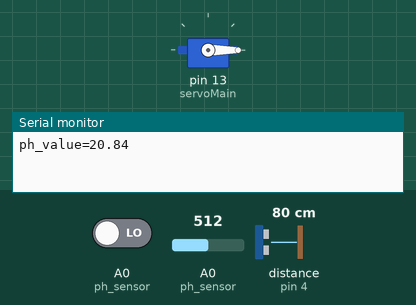
Simulated run of this sketch. Board: Arduino Uno, built with avr-gcc and run on an emulated ATmega328P. Shown: servo, the last lines printed to the serial monitor. Wiring (inferred from the names in the program): ultrasonic range finder: trigger pin 5; echo pin 4. The test bench sets the inputs (shaded band); at power-on: distance to the obstacle (sensor on pin 4) 80 cm, A0 (ph_sensor) LOW, A0 (ph_sensor) = 512. The echo pulse lasts 58.3 µs per cm.

Above: at 4.9 s.
5.0 s: distance to the obstacle (sensor on pin 4) set to 12 cm
9.3 s: distance to the obstacle (sensor on pin 4) set to 9 cm
At 11.4 s:
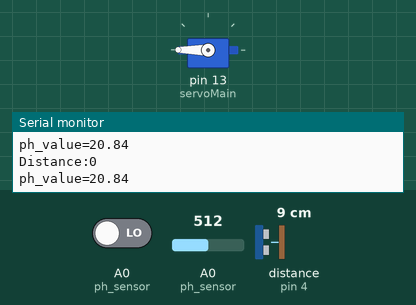
12.3 s: distance to the obstacle (sensor on pin 4) set to 18 cm
At 15.0 s:
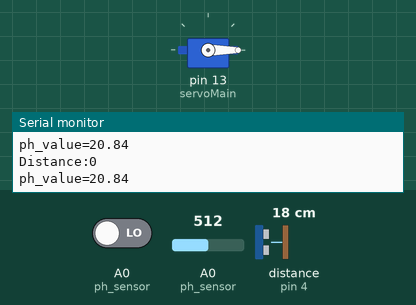
15.3 s: distance to the obstacle (sensor on pin 4) set to 2 cm
At 16.2 s:
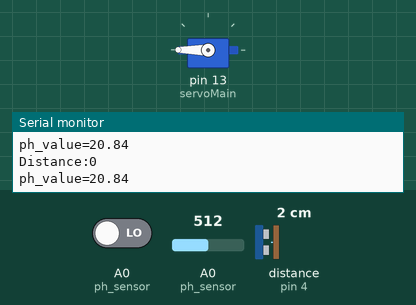
Timing chart, 0 to 18.3 s (numbered marks = the images above; inputs shaded):
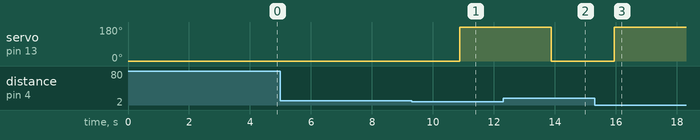

Measured:
- the behaviour switches between 11 and 10 cm on distance to the obstacle (sensor on pin 4) (found by bisection; images 0 and 1)
- after the input at 9.3 s, servo on pin 13 (servoMain): 0° → 180° after 1.6 s
- after the input at 12.3 s, servo on pin 13 (servoMain): 180° → 0° after 1.6 s
- after the input at 15.3 s, servo on pin 13 (servoMain): 0° → 180° after 0.64 s

The sketch:

Edgent_ESP8266.ino
```cpp
// Fill-in information from your Blynk Template here

#define BLYNK_TEMPLATE_ID "TMPLSGAQ-Dov"
#define BLYNK_DEVICE_NAME "SmartBinAI"
#define BLYNK_FIRMWARE_VERSION "0.1.0"

#define BLYNK_PRINT Serial
//#define BLYNK_DEBUG

#define APP_DEBUG

// Uncomment your board, or configure a custom board in Settings.h
//#define USE_SPARKFUN_BLYNK_BOARD
#define USE_NODE_MCU_BOARD
//#define USE_WITTY_CLOUD_BOARD
//#define USE_WEMOS_D1_MINI

#include "BlynkEdgent.h"
#include<Servo.h>
#define ph_sensor A0//a0
Servo servoMain; // Define our Servo

BlynkTimer timer1;
String message1,message2;
const int trigpin2 = 12;//d5
const int echopin2 = 14;//d6
long dur;
int dist;
float ph_value, sensor_value = 0,p;
int trigpin =5;//d1
int pos = 0;
int echopin =4;//d2
int distance;
float duration;
float cm;
void datas(){
  Blynk.virtualWrite(V0,dist);
  Blynk.virtualWrite(V1,sensor_value);
  Blynk.virtualWrite(V2,message1);
  Blynk.virtualWrite(V3,message2);
}
void setup()
{
  //Serial.begin(115200);
  //delay(100);

  BlynkEdgent.begin();
  Serial.begin(9600);
  delay(100);

  BlynkEdgent.begin();

  servoMain.attach(13); // d7
  pinMode(trigpin2, OUTPUT);
  pinMode(echopin2, INPUT);
  pinMode(trigpin, OUTPUT);
  pinMode(echopin, INPUT);
  servoMain.write(0);
  timer1.setInterval(2000L,datas);
}

void loop() {
  BlynkEdgent.run();
   ph_value = analogRead(ph_sensor);

  sensor_value = (ph_value/24.57);

  Serial.print("ph_value=");
  Serial.println(sensor_value);
  delay(1000);

  digitalWrite(trigpin, LOW);
  delay(2);
  digitalWrite(trigpin, HIGH);
  delayMicroseconds(10);
  digitalWrite(trigpin, LOW);
  duration = pulseIn(echopin, HIGH);
  cm = (duration / 58.82);
  distance = cm;
  if (distance < 10)
  {
    servoMain.write(180); // Turn Servo back to center position (90 degrees)
    delay(1000);
  }
  else {
    servoMain.write(0);
    delay(50);
  }
  digitalWrite(trigpin2, LOW);
  delayMicroseconds(2);
  digitalWrite(trigpin2, HIGH);
  delayMicroseconds(10);


  dur = pulseIn(echopin2, HIGH);
  dist = 0.0343 * (dur / 2);
  Serial.print("Distance:");
  Serial.println(dist);
  timer1.run();
  p=sensor_value;
    if(dist>15){
        message1="The bin is empty no need to pick the bin";
    }
    else if((dist>=10)&&(dist<=15)){
        message1="The bin is almost filled, should be picked up soon";
        if(p<3) message2="Recommendation: To be treated with strong base to neutralize";
        else if(p<6.5) message2="Recommendation: To be treated with mild base to neutralize";
        else if(p<7.5) message2="Recommendation: Can be directly disposed";
        else if(p<10.5) message2="Recommendation: To be treated with mild acid to neutralize";
        else message2="Recommendation: To be treated with a strong acid in order to neutralize";
    }
    else if(dist<10){ message1="The bin is completely filled hence clear the bin";
        if(p<3) message2="Recommendation: To be treated with strong base to neutralize";
        else if(p<6.5) message2="Recommendation: To be treated with mild base to neutralize";
        else if(p<7.5) message2="Recommendation: Can be directly disposed";
        else if(p<10.5) message2="Recommendation: To be treated with mild acid to neutralize";
        else message2="Recommendation: To be treated with a stroong acid in order to neutralize";
    }

}
```
